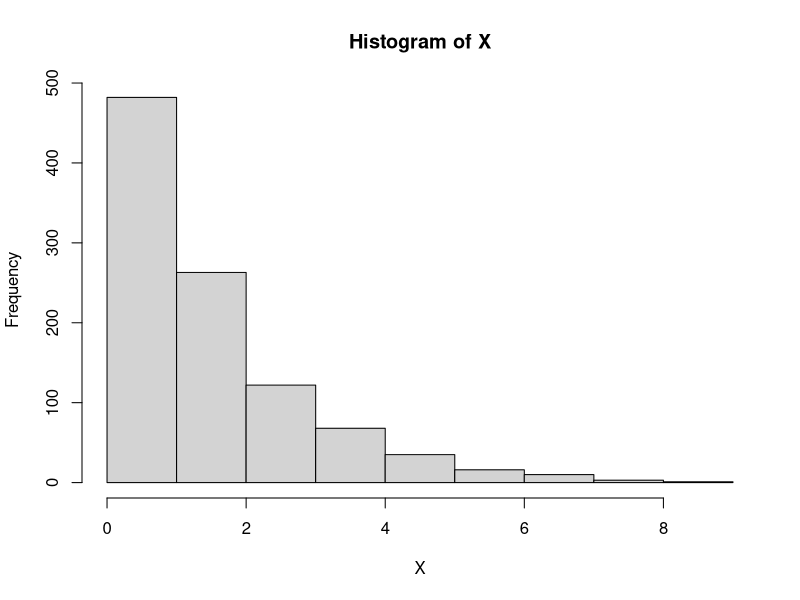

Generate this figure with R:
#fungsi inverse transformation method
#VR geometri
#transformation

i<-1000
p<-0.5
R<-runif(i)
X<-log(1-R)/log(1-p)
hist(X)